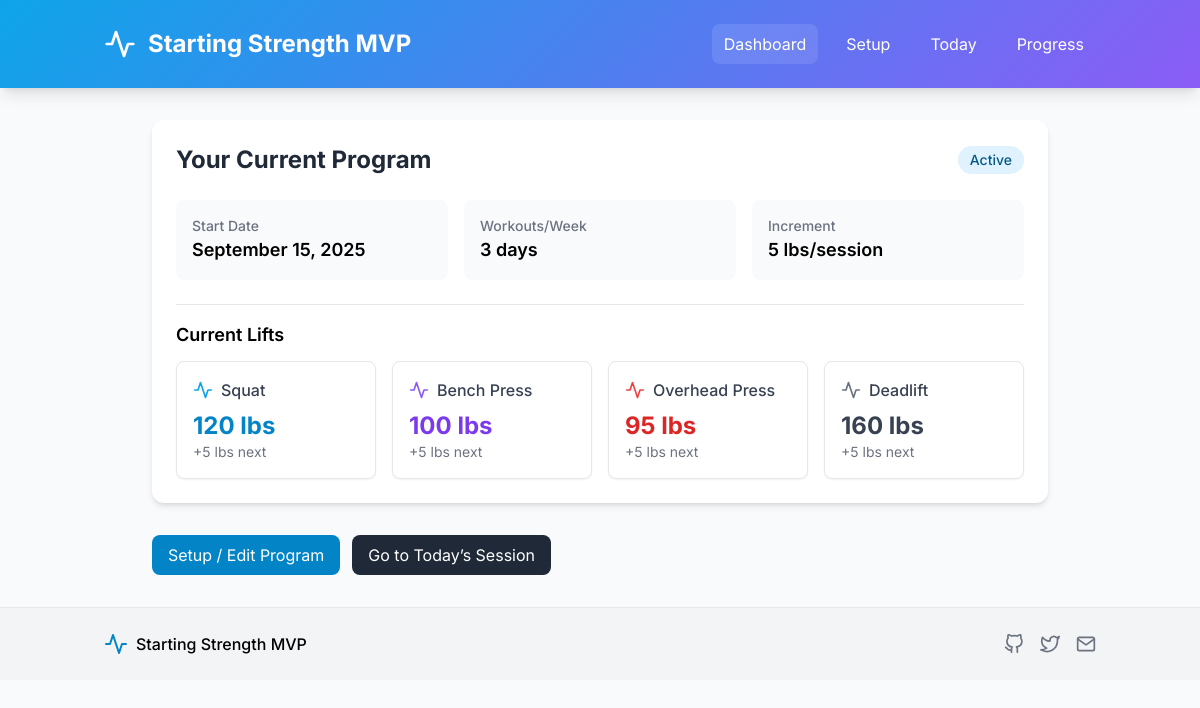
The page / on the database its author committed.
### app.py (models this page shows)
class Program(db.Model):
    id = db.Column(db.Integer, primary_key=True)
    user_id = db.Column(db.Integer)
    weeks = db.Column(db.Integer, default=6)
    start_date = db.Column(db.Date)
    workout_days_per_week = db.Column(db.Integer)
    increment_lbs = db.Column(db.Integer, default=5)

class Lift(db.Model):
    id = db.Column(db.Integer, primary_key=True)
    user_id = db.Column(db.Integer)
    name = db.Column(db.String(64))
    start_weight = db.Column(db.Integer)
    current_weight = db.Column(db.Integer)
    increment_lbs = db.Column(db.Integer, default=5)

### app.py (the view)
@app.route("/")
def dashboard():
    user, prog, lifts = ensure_program_and_lifts()
    return render_template("dashboard.html", prog=prog, lifts=lifts, accessories=ACCESSORIES)

### app.py (called while the page is built)
def ensure_program_and_lifts():
    user = User.query.first()
    prog = Program.query.filter_by(user_id=user.id).first()
    lifts = {l.name: l for l in Lift.query.filter_by(user_id=user.id).all()}
    return user, prog, lifts

### templates/dashboard.html
{% extends "base.html" %}
{% block content %}
<div class="bg-white rounded-xl shadow-md p-6 mb-8">
  <div class="flex items-center justify-between mb-6">
    <h2 class="text-2xl font-bold text-gray-800">Your Current Program</h2>
    <span class="px-3 py-1 bg-primary-100 text-primary-800 rounded-full text-sm font-medium">{{ 'Active' if prog else 'Not Set' }}</span>
  </div>
  <div class="grid grid-cols-1 md:grid-cols-3 gap-4 mb-6">
    <div class="bg-gray-50 p-4 rounded-lg">
      <div class="text-gray-500 text-sm font-medium">Start Date</div>
      <div class="text-lg font-semibold">{{ prog.start_date.strftime("%B %d, %Y") if prog else '-' }}</div>
    </div>
    <div class="bg-gray-50 p-4 rounded-lg">
      <div class="text-gray-500 text-sm font-medium">Workouts/Week</div>
      <div class="text-lg font-semibold">{{ prog.workout_days_per_week ~ " days" if prog else '-' }}</div>
    </div>
    <div class="bg-gray-50 p-4 rounded-lg">
      <div class="text-gray-500 text-sm font-medium">Increment</div>
      <div class="text-lg font-semibold">{{ (prog.increment_lbs|string) ~ " lbs/session" if prog else '-' }}</div>
    </div>
  </div>
  <div class="border-t pt-4">
    <h3 class="text-lg font-semibold mb-3">Current Lifts</h3>
    <div class="grid grid-cols-1 sm:grid-cols-2 lg:grid-cols-4 gap-4">
      {% for name, color, field in [
        ('Squat','text-primary-500','primary-600'),
        ('Bench Press','text-secondary-500','secondary-600'),
        ('Overhead Press','text-accent-500','accent-600'),
        ('Deadlift','text-gray-500','gray-700')] %}
      <div class="lift-card bg-white border border-gray-200 rounded-lg p-4 shadow-sm">
        <div class="flex items-center space-x-2 mb-2">
          <i data-feather="activity" class="w-5 h-5 {{ color }}"></i>
          <h4 class="font-medium text-gray-700">{{ name }}</h4>
        </div>
        <div class="text-2xl font-bold text-{{ field }}">{{ (lifts.get(name).current_weight if lifts.get(name) else 0) }} lbs</div>
        <div class="text-sm text-gray-500">+{{ prog.increment_lbs if prog else 5 }} lbs next</div>
      </div>
      {% endfor %}
    </div>
  </div>
</div>
<div class="flex space-x-3">
  <a href="{{ url_for('setup') }}" class="px-4 py-2 bg-primary-600 hover:bg-primary-700 text-white rounded-lg">Setup / Edit Program</a>
  <a href="{{ url_for('session_view') }}" class="px-4 py-2 bg-gray-800 hover:bg-black text-white rounded-lg">Go to Today’s Session</a>
</div>
{% endblock %}

### templates/base.html (shortened to what this page needs)
<!doctype html>
<html lang="en">
<head>
  <script src="https://cdn.tailwindcss.com"></script>
</head>
<body class="bg-gray-50 font-sans">
  <header class="gradient-bg text-white shadow-lg">
    <div class="container mx-auto px-4 py-6">
      <div class="flex items-center justify-between">
        <div class="flex items-center space-x-3">
          <i data-feather="activity" class="w-8 h-8"></i>
          <h1 class="text-2xl font-bold">Starting Strength MVP</h1>
        </div>
        <nav class="hidden md:flex items-center space-x-4">
          <a href="{{ url_for('dashboard') }}" class="px-3 py-2 rounded-lg hover:bg-white hover:bg-opacity-10 {{ 'bg-white bg-opacity-10' if request.path=='/' else '' }}">Dashboard</a>
          <a href="{{ url_for('setup') }}" class="px-3 py-2 rounded-lg hover:bg-white hover:bg-opacity-10 {{ 'bg-white bg-opacity-10' if request.path.startswith('/setup') else '' }}">Setup</a>
          <a href="{{ url_for('session_view') }}" class="px-3 py-2 rounded-lg hover:bg-white hover:bg-opacity-10 {{ 'bg-white bg-opacity-10' if request.path.startswith('/session') else '' }}">Today</a>
          <a href="{{ url_for('progress') }}" class="px-3 py-2 rounded-lg hover:bg-white hover:bg-opacity-10 {{ 'bg-white bg-opacity-10' if request.path.startswith('/progress') else '' }}">Progress</a>
        </nav>
      </div>
    </div>
  </header>
  <main class="container mx-auto px-4 py-8">
    <div class="max-w-4xl mx-auto">
      {% block content %}{% endblock %}
    </div>
  </main>
  <footer class="bg-gray-100 border-t border-gray-200 py-6">
    <div class="container mx-auto px-4 flex items-center justify-between">
      <div class="flex items-center space-x-2">
        <i data-feather="activity" class="w-6 h-6 text-primary-600"></i>
        <span class="font-medium">Starting Strength MVP</span>
      </div>
      <div class="flex space-x-4 text-gray-500">
        <i data-feather="github" class="w-5 h-5"></i>
        <i data-feather="twitter" class="w-5 h-5"></i>
        <i data-feather="mail" class="w-5 h-5"></i>
      </div>
    </div>
  </footer>
</body>
</html>

### templates/base.html (style rules this page uses)
.gradient-bg { background:linear-gradient(135deg, #0ea5e9 0%, #8b5cf6 100%) }
.lift-card { transition:all .3s }

### rows shown on the page
Program: start_date "September 15, 2025", workout_days_per_week "3 days", increment_lbs "5 lbs/session", increment_lbs "5"
Lift: name "Squat", current_weight "120"
Lift: name "Bench Press", current_weight "100"
Lift: name "Overhead Press", current_weight "95"
Lift: name "Deadlift", current_weight "160"

### other values the page prints
{{ 'Active' if prog else 'Not Set' }} "Active"
